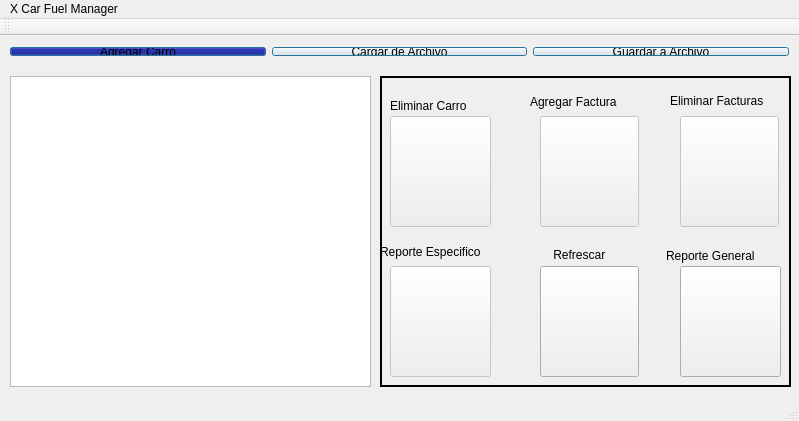
<?xml version="1.0" encoding="UTF-8"?>
<ui version="4.0">
 <class>MainWindow</class>
 <widget class="QMainWindow" name="MainWindow">
  <property name="enabled">
   <bool>true</bool>
  </property>
  <property name="geometry">
   <rect>
    <x>0</x>
    <y>0</y>
    <width>799</width>
    <height>421</height>
   </rect>
  </property>
  <property name="windowTitle">
   <string>X Car Fuel Manager</string>
  </property>
  <widget class="QWidget" name="centralWidget">
   <widget class="QFrame" name="widget">
    <property name="enabled">
     <bool>true</bool>
    </property>
    <property name="geometry">
     <rect>
      <x>380</x>
      <y>40</y>
      <width>411</width>
      <height>311</height>
     </rect>
    </property>
    <property name="autoFillBackground">
     <bool>false</bool>
    </property>
    <property name="frameShape">
     <enum>QFrame::WinPanel</enum>
    </property>
    <property name="frameShadow">
     <enum>QFrame::Plain</enum>
    </property>
    <property name="lineWidth">
     <number>5</number>
    </property>
    <widget class="QPushButton" name="b_eliminar">
     <property name="enabled">
      <bool>false</bool>
     </property>
     <property name="geometry">
      <rect>
       <x>10</x>
       <y>40</y>
       <width>101</width>
       <height>111</height>
      </rect>
     </property>
     <property name="text">
      <string/>
     </property>
     <property name="icon">
      <iconset>
       <selectedoff>abort-146072_640.png</selectedoff>
       <selectedon>abort-146072_640.png</selectedon>
      </iconset>
     </property>
     <property name="iconSize">
      <size>
       <width>100</width>
       <height>100</height>
      </size>
     </property>
    </widget>
    <widget class="QLabel" name="label_3">
     <property name="geometry">
      <rect>
       <x>10</x>
       <y>20</y>
       <width>101</width>
       <height>20</height>
      </rect>
     </property>
     <property name="text">
      <string>Eliminar Carro</string>
     </property>
    </widget>
    <widget class="QLabel" name="label_2">
     <property name="geometry">
      <rect>
       <x>150</x>
       <y>10</y>
       <width>111</width>
       <height>31</height>
      </rect>
     </property>
     <property name="text">
      <string>Agregar Factura</string>
     </property>
    </widget>
    <widget class="QLabel" name="label">
     <property name="geometry">
      <rect>
       <x>0</x>
       <y>160</y>
       <width>131</width>
       <height>31</height>
      </rect>
     </property>
     <property name="text">
      <string>Reporte Especifico</string>
     </property>
    </widget>
    <widget class="QPushButton" name="b_gasolinera">
     <property name="enabled">
      <bool>false</bool>
     </property>
     <property name="geometry">
      <rect>
       <x>160</x>
       <y>40</y>
       <width>99</width>
       <height>111</height>
      </rect>
     </property>
     <property name="text">
      <string/>
     </property>
     <property name="icon">
      <iconset>
       <normaloff>4045478-icono-de-la-bomba-de-gas-en-circulo-linea.jpg</normaloff>4045478-icono-de-la-bomba-de-gas-en-circulo-linea.jpg</iconset>
     </property>
     <property name="iconSize">
      <size>
       <width>100</width>
       <height>100</height>
      </size>
     </property>
    </widget>
    <widget class="QPushButton" name="b_refrescar">
     <property name="enabled">
      <bool>true</bool>
     </property>
     <property name="geometry">
      <rect>
       <x>160</x>
       <y>190</y>
       <width>99</width>
       <height>111</height>
      </rect>
     </property>
     <property name="text">
      <string/>
     </property>
     <property name="icon">
      <iconset>
       <normaloff>icon-ios7-refresh-512.png</normaloff>icon-ios7-refresh-512.png</iconset>
     </property>
     <property name="iconSize">
      <size>
       <width>100</width>
       <height>100</height>
      </size>
     </property>
    </widget>
    <widget class="QLabel" name="label_4">
     <property name="geometry">
      <rect>
       <x>170</x>
       <y>170</y>
       <width>81</width>
       <height>17</height>
      </rect>
     </property>
     <property name="text">
      <string> Refrescar </string>
     </property>
    </widget>
    <widget class="QPushButton" name="b_reporte">
     <property name="enabled">
      <bool>false</bool>
     </property>
     <property name="geometry">
      <rect>
       <x>10</x>
       <y>190</y>
       <width>101</width>
       <height>111</height>
      </rect>
     </property>
     <property name="text">
      <string/>
     </property>
     <property name="icon">
      <iconset>
       <selectedoff>abort-146072_640.png</selectedoff>
       <selectedon>abort-146072_640.png</selectedon>
      </iconset>
     </property>
     <property name="iconSize">
      <size>
       <width>100</width>
       <height>100</height>
      </size>
     </property>
    </widget>
    <widget class="QPushButton" name="b_eliminarF">
     <property name="enabled">
      <bool>false</bool>
     </property>
     <property name="geometry">
      <rect>
       <x>300</x>
       <y>40</y>
       <width>99</width>
       <height>111</height>
      </rect>
     </property>
     <property name="text">
      <string/>
     </property>
     <property name="icon">
      <iconset>
       <normaloff>4045478-icono-de-la-bomba-de-gas-en-circulo-linea.jpg</normaloff>4045478-icono-de-la-bomba-de-gas-en-circulo-linea.jpg</iconset>
     </property>
     <property name="iconSize">
      <size>
       <width>100</width>
       <height>100</height>
      </size>
     </property>
    </widget>
    <widget class="QPushButton" name="b_reportegeneral">
     <property name="enabled">
      <bool>true</bool>
     </property>
     <property name="geometry">
      <rect>
       <x>300</x>
       <y>190</y>
       <width>101</width>
       <height>111</height>
      </rect>
     </property>
     <property name="text">
      <string/>
     </property>
     <property name="icon">
      <iconset>
       <normaloff>4045478-icono-de-la-bomba-de-gas-en-circulo-linea.jpg</normaloff>4045478-icono-de-la-bomba-de-gas-en-circulo-linea.jpg</iconset>
     </property>
     <property name="iconSize">
      <size>
       <width>100</width>
       <height>100</height>
      </size>
     </property>
    </widget>
    <widget class="QLabel" name="label_5">
     <property name="geometry">
      <rect>
       <x>290</x>
       <y>9</y>
       <width>121</width>
       <height>31</height>
      </rect>
     </property>
     <property name="text">
      <string>Eliminar Facturas</string>
     </property>
    </widget>
    <widget class="QLabel" name="label_6">
     <property name="geometry">
      <rect>
       <x>286</x>
       <y>170</y>
       <width>121</width>
       <height>20</height>
      </rect>
     </property>
     <property name="text">
      <string>Reporte General</string>
     </property>
    </widget>
   </widget>
   <widget class="QWidget" name="horizontalLayoutWidget">
    <property name="geometry">
     <rect>
      <x>-1</x>
      <y>0</y>
      <width>801</width>
      <height>31</height>
     </rect>
    </property>
    <layout class="QHBoxLayout" name="horizontalLayout">
     <item>
      <widget class="QPushButton" name="b_agregarcarro">
       <property name="enabled">
        <bool>true</bool>
       </property>
       <property name="palette">
        <palette>
         <active>
          <colorrole role="Button">
           <brush brushstyle="SolidPattern">
            <color alpha="255">
             <red>0</red>
             <green>0</green>
             <blue>127</blue>
            </color>
           </brush>
          </colorrole>
         </active>
         <inactive>
          <colorrole role="Button">
           <brush brushstyle="SolidPattern">
            <color alpha="255">
             <red>0</red>
             <green>0</green>
             <blue>127</blue>
            </color>
           </brush>
          </colorrole>
         </inactive>
         <disabled>
          <colorrole role="Button">
           <brush brushstyle="SolidPattern">
            <color alpha="255">
             <red>0</red>
             <green>0</green>
             <blue>127</blue>
            </color>
           </brush>
          </colorrole>
         </disabled>
        </palette>
       </property>
       <property name="text">
        <string>Agregar Carro</string>
       </property>
       <property name="checkable">
        <bool>false</bool>
       </property>
       <property name="checked">
        <bool>false</bool>
       </property>
       <property name="autoDefault">
        <bool>false</bool>
       </property>
       <property name="default">
        <bool>true</bool>
       </property>
       <property name="flat">
        <bool>false</bool>
       </property>
      </widget>
     </item>
     <item>
      <widget class="QPushButton" name="b_cargar">
       <property name="text">
        <string>Cargar de Archivo</string>
       </property>
       <property name="default">
        <bool>true</bool>
       </property>
      </widget>
     </item>
     <item>
      <widget class="QPushButton" name="b_guardar">
       <property name="text">
        <string>Guardar a Archivo</string>
       </property>
       <property name="default">
        <bool>true</bool>
       </property>
      </widget>
     </item>
    </layout>
   </widget>
   <widget class="QTreeWidget" name="tree">
    <property name="geometry">
     <rect>
      <x>10</x>
      <y>40</y>
      <width>361</width>
      <height>311</height>
     </rect>
    </property>
    <property name="animated">
     <bool>true</bool>
    </property>
    <property name="columnCount">
     <number>3</number>
    </property>
    <attribute name="headerVisible">
     <bool>false</bool>
    </attribute>
    <attribute name="headerCascadingSectionResizes">
     <bool>false</bool>
    </attribute>
    <column>
     <property name="text">
      <string notr="true">Placa</string>
     </property>
    </column>
    <column>
     <property name="text">
      <string notr="true">Marca</string>
     </property>
    </column>
    <column>
     <property name="text">
      <string notr="true">Facturas</string>
     </property>
    </column>
   </widget>
  </widget>
  <widget class="QMenuBar" name="menuBar">
   <property name="geometry">
    <rect>
     <x>0</x>
     <y>0</y>
     <width>799</width>
     <height>25</height>
    </rect>
   </property>
   <widget class="QMenu" name="menuInventario_de_Carros">
    <property name="title">
     <string>X Car Fuel Manager</string>
    </property>
   </widget>
   <addaction name="menuInventario_de_Carros"/>
  </widget>
  <widget class="QToolBar" name="mainToolBar">
   <attribute name="toolBarArea">
    <enum>TopToolBarArea</enum>
   </attribute>
   <attribute name="toolBarBreak">
    <bool>false</bool>
   </attribute>
  </widget>
  <widget class="QStatusBar" name="statusBar"/>
 </widget>
 <layoutdefault spacing="6" margin="11"/>
 <resources/>
 <connections/>
</ui>
